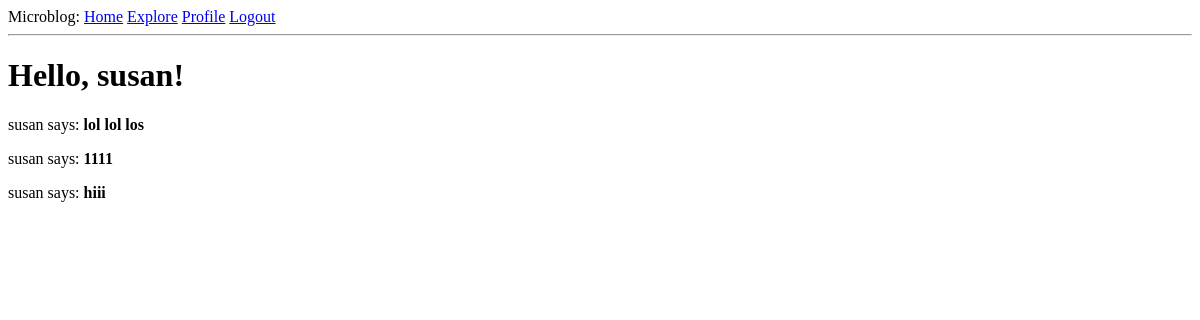
The page /explore (signed in) on the database as committed earlier.
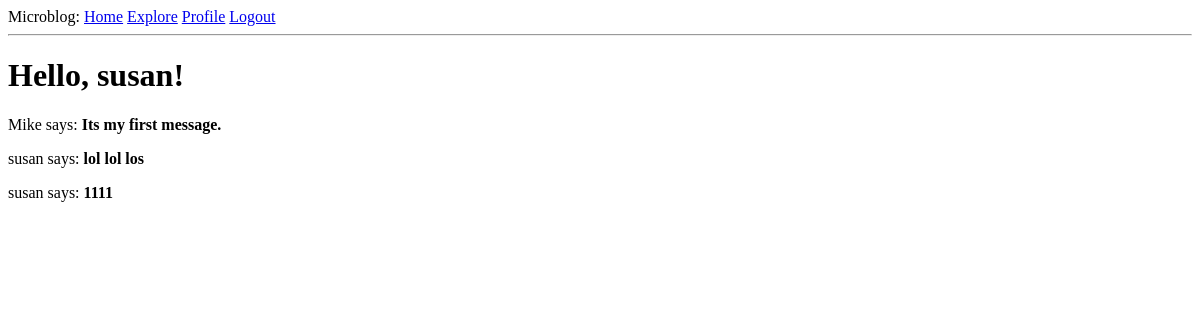
The same page on the database as committed later.
### app/models.py (models this page shows, shortened)
class Post(db.Model):
    id: so.Mapped[int] = so.mapped_column(primary_key=True)
    body: so.Mapped[str] = so.mapped_column(sa.String(140))
    timestamp: so.Mapped[datetime] = so.mapped_column(
        index=True, default=lambda: datetime.now(timezone.utc))
    user_id: so.Mapped[int] = so.mapped_column(sa.ForeignKey(User.id), index=True)
    author: so.Mapped[User] = so.relationship(back_populates='posts')

class User(UserMixin, db.Model):
    id: so.Mapped[int] = so.mapped_column(primary_key=True)
    username: so.Mapped[str] = so.mapped_column(sa.String(64), index=True, unique=True)
    email: so.Mapped[str] = so.mapped_column(sa.String(120), index=True, unique=True)
    password_hash: so.Mapped[Optional[str]] = so.mapped_column(sa.String(256))
    about_me: so.Mapped[Optional[str]] = so.mapped_column(sa.String(140))
    last_seen: so.Mapped[Optional[datetime]] = so.mapped_column(
        default=lambda: datetime.now(timezone.utc))
    posts: so.WriteOnlyMapped['Post'] = so.relationship(back_populates='author')
    following: so.WriteOnlyMapped['User'] = so.relationship(
        secondary=followers, primaryjoin=(followers.c.follower_id == id),
        secondaryjoin=(followers.c.followed_id == id),
        back_populates='followers')
    followers: so.WriteOnlyMapped['User'] = so.relationship(
        secondary=followers, primaryjoin=(followers.c.followed_id == id),
        secondaryjoin=(followers.c.follower_id == id),
        back_populates='following')

### app/routes.py (the view)
@app.route('/explore')
@login_required
def explore():
    page = request.args.get('page', 1, type=int)
    query = sa.select(Post).order_by(Post.timestamp.desc())
    posts = db.paginate(query, page=page,
                        per_page=app.config['POSTS_PER_PAGE'], error_out=False)
    next_url = url_for('explore', page=posts.next_num) \
        if posts.has_next else None
    prev_url = url_for('explore', page=posts.prev_num) \
        if posts.has_prev else None
    return render_template('index.html', title='Explore', posts=posts.items,
                           next_url=next_url, prev_url=prev_url)

### app/models.py (called while the page is built)
@login.user_loader
def load_user(id):
    return db.session.get(User, int(id))

### app/routes.py (called while the page is built)
@app.before_request
def before_request():
    if current_user.is_authenticated:
        current_user.last_seen = datetime.now(timezone.utc)
        db.session.commit()

### app/templates/index.html
{% extends "base.html" %}
{% block content %}
	<h1>Hello, {{ current_user.username }}!</h1>
	{% for post in posts %}
	<div><p></p>{{ post.author.username }} says: <b>{{ post.body }}</b></p></div>
	{% endfor %}
{% endblock %}

Rows that differ between the two databases and show on the page:
no longer on this page (row unchanged): Post: author.username "susan", body "hiii"
added Post: author.username "Mike", body "Its my first message."
